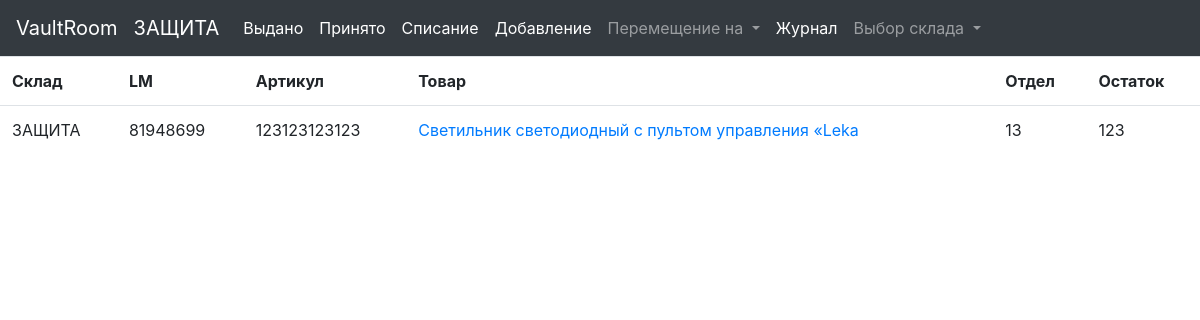
/storage/2, run on an earlier commit of the app's database.
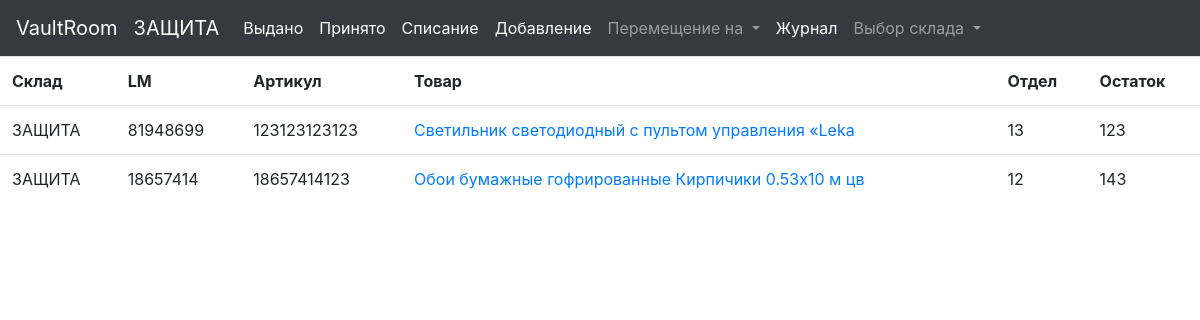
And on a later commit of the database.
### vaultroom/models.py (models this page shows, shortened)
class Stock(models.Model):
    storage = models.ForeignKey('Storages', on_delete=models.PROTECT, verbose_name='Склад')
    product = models.ForeignKey('Products', on_delete=models.PROTECT, verbose_name='Товар')
    quantity = models.IntegerField(verbose_name='Количество')
    class Meta:
        verbose_name_plural = 'Товар на стоке'
        verbose_name = 'Товар на стоке'
        ordering = ['storage']

class Storages(models.Model):
    name = models.CharField(max_length=20, db_index=True, verbose_name='Название склада')
    class Meta:
        verbose_name_plural = 'Склады'
        verbose_name = 'Склад'
        ordering = ['name']

class Products(models.Model):
    LM = models.IntegerField(verbose_name='LM код')
    barcode = models.IntegerField(verbose_name='Штрихкод')
    name = models.CharField(max_length=100, verbose_name='Наименование')
    department = models.IntegerField(verbose_name='Номер отдела')
    class Meta:
        verbose_name_plural = 'Товар'
        verbose_name = 'Товар'
        ordering = ['name']

### vaultroom/views.py (the view)
# urls.py: path('storage/<int:storage_id>', by_storage, name='by_storage'),
def by_storage(request, storage_id):
    stc = Stock.objects.select_related('product').filter(storage=storage_id)
    storages = Storages.objects.all()
    current_storage = Storages.objects.get(pk=storage_id)
    paginator = Paginator(stc, 30)
    if 'page' in request.GET:
        page_num = request.GET['page']
    else:
        page_num = 1
    page = paginator.get_page(page_num)
    context = {'stc': page.object_list, 'current_storage': current_storage, 'storages': storages, 'page': page}
    return render(request, 'vaultroom/by_storage.html', context)

### vaultroom/templates/vaultroom/by_storage.html (shortened to what this page needs)
{% extends "layout/stock_view.html" %}
{% block storage %} <a class="navbar-brand" href="{% url 'index' %}">{{ current_storage.name }}</a> {% endblock %}
{% block control %}
                            <li class="nav-item active">
                                <td><a class="nav-link" href="{% url 'done' %}">Выдано</a></td>
                            </li>
                            <li class="nav-item active">
                                <td><a class="nav-link" href="{% url 'priniato' %}">Принято</a></td>
                            </li>
                           <li class="nav-item active">
                                <td><a class="nav-link" href="{% url 'vidacha' storage_id=current_storage.pk %}">Списание</a></td>
                            </li>
                            <li class="nav-item active">
                                <td><a class="nav-link" href="{% url 'priemka' storage_id=current_storage.pk %}">Добавление</a></td>
                            </li>
                            <li class="nav-item dropdown">
                            <a class="nav-link dropdown-toggle" href="#" id="navbarDropdown" role="button" data-toggle="dropdown" aria-haspopup="true" aria-expanded="false">
                              Перемещение на
                            </a>
                            <div class="dropdown-menu" aria-labelledby="navbarDropdown">
                            <li class="nav-item active">
                                <td><a class="nav-link" href="{% url 'move' %}">Журнал</a></td>
                            </li>
                            <li class="nav-item dropdown">
                            <a class="nav-link dropdown-toggle" href="#" id="navbarDropdown" role="button" data-toggle="dropdown" aria-haspopup="true" aria-expanded="false">
                              Выбор склада
                            </a>
{% endblock %}

### vaultroom/templates/layout/stock_view.html (shortened to what this page needs)
{% extends "layout/basic.html" %}
{% block content %}
{% load bootstrap4 %}
    <table class="table">
        <tr>
            <th scope="col">Склад</th>
             <th scope="col">LM</th>
             <th scope="col">Артикул</th>
             <th scope="col">Товар</th>
            <th scope="col">Отдел</th>
             <th scope="col">Остаток</th>
        </tr>
        {% for s in stc %}
        <tr>
            <td>{{ s.storage.name }}</td>
            <td>{{ s.product.LM }}</td>
            <td>{{ s.product.barcode }}</td>
            <td><a href="{% url 'by_product' product_id=s.product.pk %}">{{ s.product.name }}</a></td>
            <td>{{ s.product.department }}</td>
            <td>{{ s.quantity }}</td>
        </tr>
        {% endfor %}
    </table>
{% endblock %}

What changed in the data, as far as the page shows it:
added Stock: storage.name "ЗАЩИТА", product.LM "18657414", product.barcode "18657414123", product.name "Обои бумажные гофрированные Кирпичики 0.53х10 м цв", product.department "12", quantity "143"
